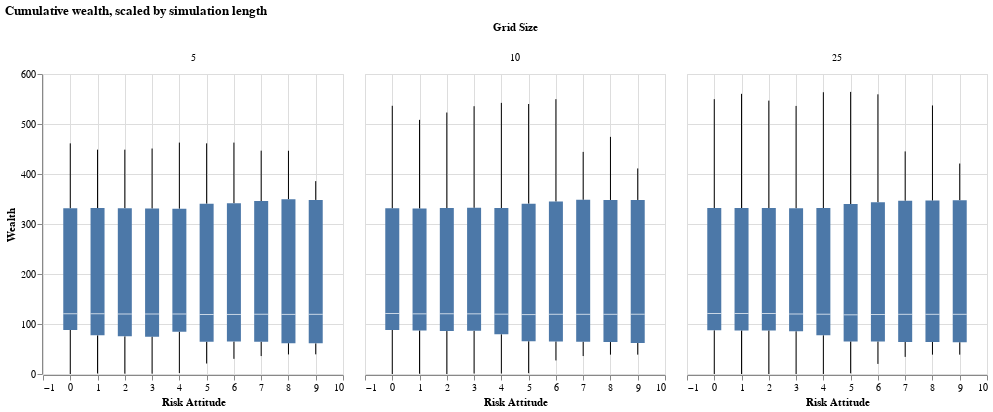

The cell this chart's notebook holds for it:
### Code cell
alt.Chart(agents_last_round_df).mark_boxplot(extent="min-max").encode(
    x=alt.X("risk_attitude", title="Risk Attitude"),
    y=alt.X("scaled_points", title="Wealth"),
).facet(column=alt.Column("grid_size", title="Grid Size")).properties(title="Cumulative wealth, scaled by simulation length")

### Figure 1 — Vega specification as saved in the notebook (floating-point values rounded to 4 significant figures)
{"$schema": "https://vega.github.io/schema/vega/v5.json", "data": [{"name": "source_0", "values": [{"risk_attitude": 0, "grid_size": 5, "lower_box_scaled_points": 88.06, "upper_box_scaled_points": 331.3, "mid_box_scaled_points": 120.5, "lower_whisker_scaled_points": 0.0, "upper_whisker_scaled_points": 461.3}, {"risk_attitude": 5, "grid_size": 5, "lower_box_scaled_points": 64.72, "upper_box_scaled_points": 340.6, "mid_box_scaled_points": 119.0, "lower_whisker_scaled_points": 20.97, "upper_whisker_scaled_points": 461.3}, {"risk_attitude": 8, "grid_size": 5, "lower_box_scaled_points": 61.69, "upper_box_scaled_points": 349.7, "mid_box_scaled_points": 119.2, "lower_whisker_scaled_points": 39.13, "upper_whisker_scaled_points": 446.5}, {"risk_attitude": 6, "grid_size": 5, "lower_box_scaled_points": 64.85, "upper_box_scaled_points": 341.6, "mid_box_scaled_points": 119.1, "lower_whisker_scaled_points": 30.34, "upper_whisker_scaled_points": 462.8}, {"risk_attitude": 1, "grid_size": 5, "lower_box_scaled_points": 77.3, "upper_box_scaled_points": 331.9, "mid_box_scaled_points": 120.5, "lower_whisker_scaled_points": 0.9434, "upper_whisker_scaled_points": 448.7}, {"risk_attitude": 2, "grid_size": 5, "lower_box_scaled_points": 75.25, "upper_box_scaled_points": 331.6, "mid_box_scaled_points": 120.0, "lower_whisker_scaled_points": 0.6522, "upper_whisker_scaled_points": 448.7}, {"risk_attitude": 7, "grid_size": 5, "lower_box_scaled_points": 64.52, "upper_box_scaled_points": 345.8, "mid_box_scaled_points": 119.5, "lower_whisker_scaled_points": 35.85, "upper_whisker_scaled_points": 446.7}, {"risk_attitude": 4, "grid_size": 5, "lower_box_scaled_points": 84.5, "upper_box_scaled_points": 330.6, "mid_box_scaled_points": 120.0, "lower_whisker_scaled_points": 1.935, "upper_whisker_scaled_points": 462.8}, {"risk_attitude": 3, "grid_size": 5, "lower_box_scaled_points": 74.74, "upper_box_scaled_points": 331.0, "mid_box_scaled_points": 120.0, "lower_whisker_scaled_points": 0.6522, "upper_whisker_scaled_points": 451.0}, {"risk_attitude": 9, "grid_size": 5, "lower_box_scaled_points": 61.29, "upper_box_scaled_points": 348.1, "mid_box_scaled_points": 119.4, "lower_whisker_scaled_points": 39.32, "upper_whisker_scaled_points": 385.7}, {"risk_attitude": 2, "grid_size": 10, "lower_box_scaled_points": 85.89, "upper_box_scaled_points": 331.9, "mid_box_scaled_points": 120.5, "lower_whisker_scaled_points": 0.0, "upper_whisker_scaled_points": 523.0}, {"risk_attitude": 8, "grid_size": 10, "lower_box_scaled_points": 63.87, "upper_box_scaled_points": 348.0, "mid_box_scaled_points": 119.4, "lower_whisker_scaled_points": 38.71, "upper_whisker_scaled_points": 474.3}, {"risk_attitude": 7, "grid_size": 10, "lower_box_scaled_points": 64.52, "upper_box_scaled_points": 348.4, "mid_box_scaled_points": 119.4, "lower_whisker_scaled_points": 35.9, "upper_whisker_scaled_points": 444.2}, {"risk_attitude": 0, "grid_size": 10, "lower_box_scaled_points": 88.06, "upper_box_scaled_points": 331.4, "mid_box_scaled_points": 121.0, "lower_whisker_scaled_points": 0.0, "upper_whisker_scaled_points": 536.5}, {"risk_attitude": 6, "grid_size": 10, "lower_box_scaled_points": 65.15, "upper_box_scaled_points": 344.9, "mid_box_scaled_points": 119.5, "lower_whisker_scaled_points": 27.1, "upper_whisker_scaled_points": 549.7}, {"risk_attitude": 1, "grid_size": 10, "lower_box_scaled_points": 87.1, "upper_box_scaled_points": 331.0, "mid_box_scaled_points": 120.3, "lower_whisker_scaled_points": 0.4615, "upper_whisker_scaled_points": 508.3}, {"risk_attitude": 5, "grid_size": 10, "lower_box_scaled_points": 65.48, "upper_box_scaled_points": 340.6, "mid_box_scaled_points": 118.9, "lower_whisker_scaled_points": 1.613, "upper_whisker_scaled_points": 540.0}, {"risk_attitude": 9, "grid_size": 10, "lower_box_scaled_points": 61.94, "upper_box_scaled_points": 348.1, "mid_box_scaled_points": 119.5, "lower_whisker_scaled_points": 38.71, "upper_whisker_scaled_points": 411.1}, {"risk_attitude": 4, "grid_size": 10, "lower_box_scaled_points": 79.35, "upper_box_scaled_points": 332.0, "mid_box_scaled_points": 119.7, "lower_whisker_scaled_points": 0.9677, "upper_whisker_scaled_points": 542.3}, {"risk_attitude": 3, "grid_size": 10, "lower_box_scaled_points": 86.29, "upper_box_scaled_points": 332.3, "mid_box_scaled_points": 120.3, "lower_whisker_scaled_points": 0.9524, "upper_whisker_scaled_points": 535.6}, {"risk_attitude": 6, "grid_size": 25, "lower_box_scaled_points": 65.16, "upper_box_scaled_points": 343.5, "mid_box_scaled_points": 119.0, "lower_whisker_scaled_points": 20.17, "upper_whisker_scaled_points": 559.4}, {"risk_attitude": 9, "grid_size": 25, "lower_box_scaled_points": 63.55, "upper_box_scaled_points": 347.4, "mid_box_scaled_points": 119.4, "lower_whisker_scaled_points": 38.71, "upper_whisker_scaled_points": 421.0}, {"risk_attitude": 1, "grid_size": 25, "lower_box_scaled_points": 87.1, "upper_box_scaled_points": 331.9, "mid_box_scaled_points": 121.0, "lower_whisker_scaled_points": 0.0, "upper_whisker_scaled_points": 560.3}, {"risk_attitude": 8, "grid_size": 25, "lower_box_scaled_points": 64.19, "upper_box_scaled_points": 346.8, "mid_box_scaled_points": 119.4, "lower_whisker_scaled_points": 38.71, "upper_whisker_scaled_points": 537.1}, {"risk_attitude": 5, "grid_size": 25, "lower_box_scaled_points": 65.16, "upper_box_scaled_points": 340.0, "mid_box_scaled_points": 118.4, "lower_whisker_scaled_points": 1.29, "upper_whisker_scaled_points": 564.2}, {"risk_attitude": 7, "grid_size": 25, "lower_box_scaled_points": 64.19, "upper_box_scaled_points": 346.5, "mid_box_scaled_points": 119.4, "lower_whisker_scaled_points": 34.19, "upper_whisker_scaled_points": 445.2}, {"risk_attitude": 3, "grid_size": 25, "lower_box_scaled_points": 85.48, "upper_box_scaled_points": 331.6, "mid_box_scaled_points": 120.0, "lower_whisker_scaled_points": 0.0, "upper_whisker_scaled_points": 536.1}, {"risk_attitude": 4, "grid_size": 25, "lower_box_scaled_points": 77.42, "upper_box_scaled_points": 331.9, "mid_box_scaled_points": 119.6, "lower_whisker_scaled_points": 0.0, "upper_whisker_scaled_points": 563.5}, {"risk_attitude": 0, "grid_size": 25, "lower_box_scaled_points": 87.38, "upper_box_scaled_points": 331.9, "mid_box_scaled_points": 121.0, "lower_whisker_scaled_points": 0.0, "upper_whisker_scaled_points": 549.7}, {"risk_attitude": 2, "grid_size": 25, "lower_box_scaled_points": 87.1, "upper_box_scaled_points": 331.9, "mid_box_scaled_points": 121.0, "lower_whisker_scaled_points": 0.0, "upper_whisker_scaled_points": 546.8}]}, {"name": "column_domain", "values": [{"grid_size": 5, "count": 10}, {"grid_size": 10, "count": 10}, {"grid_size": 25, "count": 10}]}, {"name": "data_1", "values": [{"lower_box_scaled_points": 88.06, "lower_whisker_scaled_points": 0.0, "risk_attitude": 0}, {"lower_box_scaled_points": 64.72, "lower_whisker_scaled_points": 20.97, "risk_attitude": 5}, {"lower_box_scaled_points": 61.69, "lower_whisker_scaled_points": 39.13, "risk_attitude": 8}, {"lower_box_scaled_points": 64.85, "lower_whisker_scaled_points": 30.34, "risk_attitude": 6}, {"lower_box_scaled_points": 77.3, "lower_whisker_scaled_points": 0.9434, "risk_attitude": 1}, {"lower_box_scaled_points": 75.25, "lower_whisker_scaled_points": 0.6522, "risk_attitude": 2}, {"lower_box_scaled_points": 64.52, "lower_whisker_scaled_points": 35.85, "risk_attitude": 7}, {"lower_box_scaled_points": 84.5, "lower_whisker_scaled_points": 1.935, "risk_attitude": 4}, {"lower_box_scaled_points": 74.74, "lower_whisker_scaled_points": 0.6522, "risk_attitude": 3}, {"lower_box_scaled_points": 61.29, "lower_whisker_scaled_points": 39.32, "risk_attitude": 9}, {"lower_box_scaled_points": 85.89, "lower_whisker_scaled_points": 0.0, "risk_attitude": 2}, {"lower_box_scaled_points": 63.87, "lower_whisker_scaled_points": 38.71, "risk_attitude": 8}, {"lower_box_scaled_points": 64.52, "lower_whisker_scaled_points": 35.9, "risk_attitude": 7}, {"lower_box_scaled_points": 88.06, "lower_whisker_scaled_points": 0.0, "risk_attitude": 0}, {"lower_box_scaled_points": 65.15, "lower_whisker_scaled_points": 27.1, "risk_attitude": 6}, {"lower_box_scaled_points": 87.1, "lower_whisker_scaled_points": 0.4615, "risk_attitude": 1}, {"lower_box_scaled_points": 65.48, "lower_whisker_scaled_points": 1.613, "risk_attitude": 5}, {"lower_box_scaled_points": 61.94, "lower_whisker_scaled_points": 38.71, "risk_attitude": 9}, {"lower_box_scaled_points": 79.35, "lower_whisker_scaled_points": 0.9677, "risk_attitude": 4}, {"lower_box_scaled_points": 86.29, "lower_whisker_scaled_points": 0.9524, "risk_attitude": 3}, {"lower_box_scaled_points": 65.16, "lower_whisker_scaled_points": 20.17, "risk_attitude": 6}, {"lower_box_scaled_points": 63.55, "lower_whisker_scaled_points": 38.71, "risk_attitude": 9}, {"lower_box_scaled_points": 87.1, "lower_whisker_scaled_points": 0.0, "risk_attitude": 1}, {"lower_box_scaled_points": 64.19, "lower_whisker_scaled_points": 38.71, "risk_attitude": 8}, {"lower_box_scaled_points": 65.16, "lower_whisker_scaled_points": 1.29, "risk_attitude": 5}, {"lower_box_scaled_points": 64.19, "lower_whisker_scaled_points": 34.19, "risk_attitude": 7}, {"lower_box_scaled_points": 85.48, "lower_whisker_scaled_points": 0.0, "risk_attitude": 3}, {"lower_box_scaled_points": 77.42, "lower_whisker_scaled_points": 0.0, "risk_attitude": 4}, {"lower_box_scaled_points": 87.38, "lower_whisker_scaled_points": 0.0, "risk_attitude": 0}, {"lower_box_scaled_points": 87.1, "lower_whisker_scaled_points": 0.0, "risk_attitude": 2}]}, {"name": "data_2", "values": [{"risk_attitude": 0, "upper_box_scaled_points": 331.3, "upper_whisker_scaled_points": 461.3}, {"risk_attitude": 5, "upper_box_scaled_points": 340.6, "upper_whisker_scaled_points": 461.3}, {"risk_attitude": 8, "upper_box_scaled_points": 349.7, "upper_whisker_scaled_points": 446.5}, {"risk_attitude": 6, "upper_box_scaled_points": 341.6, "upper_whisker_scaled_points": 462.8}, {"risk_attitude": 1, "upper_box_scaled_points": 331.9, "upper_whisker_scaled_points": 448.7}, {"risk_attitude": 2, "upper_box_scaled_points": 331.6, "upper_whisker_scaled_points": 448.7}, {"risk_attitude": 7, "upper_box_scaled_points": 345.8, "upper_whisker_scaled_points": 446.7}, {"risk_attitude": 4, "upper_box_scaled_points": 330.6, "upper_whisker_scaled_points": 462.8}, {"risk_attitude": 3, "upper_box_scaled_points": 331.0, "upper_whisker_scaled_points": 451.0}, {"risk_attitude": 9, "upper_box_scaled_points": 348.1, "upper_whisker_scaled_points": 385.7}, {"risk_attitude": 2, "upper_box_scaled_points": 331.9, "upper_whisker_scaled_points": 523.0}, {"risk_attitude": 8, "upper_box_scaled_points": 348.0, "upper_whisker_scaled_points": 474.3}, {"risk_attitude": 7, "upper_box_scaled_points": 348.4, "upper_whisker_scaled_points": 444.2}, {"risk_attitude": 0, "upper_box_scaled_points": 331.4, "upper_whisker_scaled_points": 536.5}, {"risk_attitude": 6, "upper_box_scaled_points": 344.9, "upper_whisker_scaled_points": 549.7}, {"risk_attitude": 1, "upper_box_scaled_points": 331.0, "upper_whisker_scaled_points": 508.3}, {"risk_attitude": 5, "upper_box_scaled_points": 340.6, "upper_whisker_scaled_points": 540.0}, {"risk_attitude": 9, "upper_box_scaled_points": 348.1, "upper_whisker_scaled_points": 411.1}, {"risk_attitude": 4, "upper_box_scaled_points": 332.0, "upper_whisker_scaled_points": 542.3}, {"risk_attitude": 3, "upper_box_scaled_points": 332.3, "upper_whisker_scaled_points": 535.6}, {"risk_attitude": 6, "upper_box_scaled_points": 343.5, "upper_whisker_scaled_points": 559.4}, {"risk_attitude": 9, "upper_box_scaled_points": 347.4, "upper_whisker_scaled_points": 421.0}, {"risk_attitude": 1, "upper_box_scaled_points": 331.9, "upper_whisker_scaled_points": 560.3}, {"risk_attitude": 8, "upper_box_scaled_points": 346.8, "upper_whisker_scaled_points": 537.1}, {"risk_attitude": 5, "upper_box_scaled_points": 340.0, "upper_whisker_scaled_points": 564.2}, {"risk_attitude": 7, "upper_box_scaled_points": 346.5, "upper_whisker_scaled_points": 445.2}, {"risk_attitude": 3, "upper_box_scaled_points": 331.6, "upper_whisker_scaled_points": 536.1}, {"risk_attitude": 4, "upper_box_scaled_points": 331.9, "upper_whisker_scaled_points": 563.5}, {"risk_attitude": 0, "upper_box_scaled_points": 331.9, "upper_whisker_scaled_points": 549.7}, {"risk_attitude": 2, "upper_box_scaled_points": 331.9, "upper_whisker_scaled_points": 546.8}]}, {"name": "data_3", "values": [{"lower_box_scaled_points": 88.06, "risk_attitude": 0, "upper_box_scaled_points": 331.3}, {"lower_box_scaled_points": 64.72, "risk_attitude": 5, "upper_box_scaled_points": 340.6}, {"lower_box_scaled_points": 61.69, "risk_attitude": 8, "upper_box_scaled_points": 349.7}, {"lower_box_scaled_points": 64.85, "risk_attitude": 6, "upper_box_scaled_points": 341.6}, {"lower_box_scaled_points": 77.3, "risk_attitude": 1, "upper_box_scaled_points": 331.9}, {"lower_box_scaled_points": 75.25, "risk_attitude": 2, "upper_box_scaled_points": 331.6}, {"lower_box_scaled_points": 64.52, "risk_attitude": 7, "upper_box_scaled_points": 345.8}, {"lower_box_scaled_points": 84.5, "risk_attitude": 4, "upper_box_scaled_points": 330.6}, {"lower_box_scaled_points": 74.74, "risk_attitude": 3, "upper_box_scaled_points": 331.0}, {"lower_box_scaled_points": 61.29, "risk_attitude": 9, "upper_box_scaled_points": 348.1}, {"lower_box_scaled_points": 85.89, "risk_attitude": 2, "upper_box_scaled_points": 331.9}, {"lower_box_scaled_points": 63.87, "risk_attitude": 8, "upper_box_scaled_points": 348.0}, {"lower_box_scaled_points": 64.52, "risk_attitude": 7, "upper_box_scaled_points": 348.4}, {"lower_box_scaled_points": 88.06, "risk_attitude": 0, "upper_box_scaled_points": 331.4}, {"lower_box_scaled_points": 65.15, "risk_attitude": 6, "upper_box_scaled_points": 344.9}, {"lower_box_scaled_points": 87.1, "risk_attitude": 1, "upper_box_scaled_points": 331.0}, {"lower_box_scaled_points": 65.48, "risk_attitude": 5, "upper_box_scaled_points": 340.6}, {"lower_box_scaled_points": 61.94, "risk_attitude": 9, "upper_box_scaled_points": 348.1}, {"lower_box_scaled_points": 79.35, "risk_attitude": 4, "upper_box_scaled_points": 332.0}, {"lower_box_scaled_points": 86.29, "risk_attitude": 3, "upper_box_scaled_points": 332.3}, {"lower_box_scaled_points": 65.16, "risk_attitude": 6, "upper_box_scaled_points": 343.5}, {"lower_box_scaled_points": 63.55, "risk_attitude": 9, "upper_box_scaled_points": 347.4}, {"lower_box_scaled_points": 87.1, "risk_attitude": 1, "upper_box_scaled_points": 331.9}, {"lower_box_scaled_points": 64.19, "risk_attitude": 8, "upper_box_scaled_points": 346.8}, {"lower_box_scaled_points": 65.16, "risk_attitude": 5, "upper_box_scaled_points": 340.0}, {"lower_box_scaled_points": 64.19, "risk_attitude": 7, "upper_box_scaled_points": 346.5}, {"lower_box_scaled_points": 85.48, "risk_attitude": 3, "upper_box_scaled_points": 331.6}, {"lower_box_scaled_points": 77.42, "risk_attitude": 4, "upper_box_scaled_points": 331.9}, {"lower_box_scaled_points": 87.38, "risk_attitude": 0, "upper_box_scaled_points": 331.9}, {"lower_box_scaled_points": 87.1, "risk_attitude": 2, "upper_box_scaled_points": 331.9}]}, {"name": "data_4", "values": [{"mid_box_scaled_points": 120.5, "risk_attitude": 0}, {"mid_box_scaled_points": 119.0, "risk_attitude": 5}, {"mid_box_scaled_points": 119.2, "risk_attitude": 8}, {"mid_box_scaled_points": 119.1, "risk_attitude": 6}, {"mid_box_scaled_points": 120.5, "risk_attitude": 1}, {"mid_box_scaled_points": 120.0, "risk_attitude": 2}, {"mid_box_scaled_points": 119.5, "risk_attitude": 7}, {"mid_box_scaled_points": 120.0, "risk_attitude": 4}, {"mid_box_scaled_points": 120.0, "risk_attitude": 3}, {"mid_box_scaled_points": 119.4, "risk_attitude": 9}, {"mid_box_scaled_points": 120.5, "risk_attitude": 2}, {"mid_box_scaled_points": 119.4, "risk_attitude": 8}, {"mid_box_scaled_points": 119.4, "risk_attitude": 7}, {"mid_box_scaled_points": 121.0, "risk_attitude": 0}, {"mid_box_scaled_points": 119.5, "risk_attitude": 6}, {"mid_box_scaled_points": 120.3, "risk_attitude": 1}, {"mid_box_scaled_points": 118.9, "risk_attitude": 5}, {"mid_box_scaled_points": 119.5, "risk_attitude": 9}, {"mid_box_scaled_points": 119.7, "risk_attitude": 4}, {"mid_box_scaled_points": 120.3, "risk_attitude": 3}, {"mid_box_scaled_points": 119.0, "risk_attitude": 6}, {"mid_box_scaled_points": 119.4, "risk_attitude": 9}, {"mid_box_scaled_points": 121.0, "risk_attitude": 1}, {"mid_box_scaled_points": 119.4, "risk_attitude": 8}, {"mid_box_scaled_points": 118.4, "risk_attitude": 5}, {"mid_box_scaled_points": 119.4, "risk_attitude": 7}, {"mid_box_scaled_points": 120.0, "risk_attitude": 3}, {"mid_box_scaled_points": 119.6, "risk_attitude": 4}, {"mid_box_scaled_points": 121.0, "risk_attitude": 0}, {"mid_box_scaled_points": 121.0, "risk_attitude": 2}]}], "signals": [{"name": "child_width", "value": 300}, {"name": "child_height", "value": 300}], "marks": [{"type": "group", "name": "column-title", "title": {"text": "Grid Size", "offset": 10, "style": "guide-title"}, "role": "column-title"}, {"type": "group", "name": "row_header", "encode": {"update": {"height": {"signal": "child_height"}}}, "axes": [{"scale": "y", "orient": "left", "title": "Wealth", "labelOverlap": true, "zindex": 0, "grid": false, "tickCount": {"signal": "ceil(child_height/40)"}}], "role": "row-header"}, {"type": "group", "name": "column_header", "from": {"data": "column_domain"}, "sort": {"field": "datum[\"grid_size\"]", "order": "ascending"}, "encode": {"update": {"width": {"signal": "child_width"}}}, "title": {"text": {"signal": "format(parent[\"grid_size\"], \"\")"}, "style": "guide-label", "frame": "group", "offset": 10}, "role": "column-header"}, {"type": "group", "name": "column_footer", "from": {"data": "column_domain"}, "sort": {"field": "datum[\"grid_size\"]", "order": "ascending"}, "encode": {"update": {"width": {"signal": "child_width"}}}, "axes": [{"scale": "x", "labelOverlap": true, "tickCount": {"signal": "ceil(child_width/40)"}, "zindex": 0, "labelFlush": true, "title": "Risk Attitude", "grid": false, "orient": "bottom"}], "role": "column-footer"}, {"type": "group", "name": "cell", "from": {"facet": {"data": "source_0", "name": "facet", "groupby": ["grid_size"]}}, "sort": {"field": ["datum[\"grid_size\"]"], "order": ["ascending"]}, "encode": {"update": {"width": {"signal": "child_width"}, "height": {"signal": "child_height"}}}, "data": [{"name": "data_0", "source": "facet", "transform": [{"type": "filter", "expr": "isValid(datum[\"risk_attitude\"]) && isFinite(+datum[\"risk_attitude\"]) && isValid(datum[\"lower_whisker_scaled_points\"]) && isFinite(+datum[\"lower_whisker_scaled_points\"])"}, {"type": "project", "fields": ["lower_box_scaled_points", "lower_whisker_scaled_points", "mid_box_scaled_points", "risk_attitude", "upper_box_scaled_points", "upper_whisker_scaled_points"]}]}, {"name": "data_1", "source": "facet", "transform": [{"type": "filter", "expr": "isValid(datum[\"risk_attitude\"]) && isFinite(+datum[\"risk_attitude\"]) && isValid(datum[\"upper_box_scaled_points\"]) && isFinite(+datum[\"upper_box_scaled_points\"])"}, {"type": "project", "fields": ["lower_box_scaled_points", "lower_whisker_scaled_points", "mid_box_scaled_points", "risk_attitude", "upper_box_scaled_points", "upper_whisker_scaled_points"]}]}, {"name": "data_2", "source": "facet", "transform": [{"type": "filter", "expr": "isValid(datum[\"risk_attitude\"]) && isFinite(+datum[\"risk_attitude\"]) && isValid(datum[\"lower_box_scaled_points\"]) && isFinite(+datum[\"lower_box_scaled_points\"])"}, {"type": "project", "fields": ["lower_box_scaled_points", "lower_whisker_scaled_points", "mid_box_scaled_points", "risk_attitude", "upper_box_scaled_points", "upper_whisker_scaled_points"]}]}, {"name": "data_3", "source": "facet", "transform": [{"type": "filter", "expr": "isValid(datum[\"risk_attitude\"]) && isFinite(+datum[\"risk_attitude\"]) && isValid(datum[\"mid_box_scaled_points\"]) && isFinite(+datum[\"mid_box_scaled_points\"])"}, {"type": "project", "fields": ["lower_box_scaled_points", "lower_whisker_scaled_points", "mid_box_scaled_points", "risk_attitude", "upper_box_scaled_points", "upper_whisker_scaled_points"]}]}], "marks": [{"type": "rule", "name": "child_layer_0_marks", "from": {"data": "data_0"}, "encode": {"update": {"y": {"field": "lower_whisker_scaled_points", "scale": "y"}, "stroke": {"value": "black"}, "tooltip": {"signal": "{\"Max of Wealth\": format(datum[\"upper_whisker_scaled_points\"], \"\"), \"Q3 of Wealth\": format(datum[\"upper_box_scaled_points\"], \"\"), \"Median of Wealth\": format(datum[\"mid_box_scaled_points\"], \"\"), \"Q1 of Wealth\": format(datum[\"lower_box_scaled_points\"], \"\"), \"Min of Wealth\": format(datum[\"lower_whisker_scaled_points\"], \"\"), \"Risk Attitude\": format(datum[\"risk_attitude\"], \"\")}"}, "x": {"field": "risk_attitude", "scale": "x"}, "y2": {"field": "lower_box_scaled_points", "scale": "y"}}}, "style": ["rule", "boxplot-rule"], "aria": false}, {"type": "rule", "name": "child_layer_1_marks", "from": {"data": "data_1"}, "encode": {"update": {"y": {"field": "upper_box_scaled_points", "scale": "y"}, "x": {"field": "risk_attitude", "scale": "x"}, "tooltip": {"signal": "{\"Max of Wealth\": format(datum[\"upper_whisker_scaled_points\"], \"\"), \"Q3 of Wealth\": format(datum[\"upper_box_scaled_points\"], \"\"), \"Median of Wealth\": format(datum[\"mid_box_scaled_points\"], \"\"), \"Q1 of Wealth\": format(datum[\"lower_box_scaled_points\"], \"\"), \"Min of Wealth\": format(datum[\"lower_whisker_scaled_points\"], \"\"), \"Risk Attitude\": format(datum[\"risk_attitude\"], \"\")}"}, "stroke": {"value": "black"}, "y2": {"field": "upper_whisker_scaled_points", "scale": "y"}}}, "aria": false, "style": ["rule", "boxplot-rule"]}, {"type": "rect", "name": "child_layer_2_marks", "from": {"data": "data_2"}, "encode": {"update": {"y2": {"field": "upper_box_scaled_points", "scale": "y"}, "fill": {"value": "#4c78a8"}, "y": {"field": "lower_box_scaled_points", "scale": "y"}, "width": {"value": 14}, "xc": {"field": "risk_attitude", "scale": "x"}, "tooltip": {"signal": "{\"Max of Wealth\": format(datum[\"upper_whisker_scaled_points\"], \"\"), \"Q3 of Wealth\": format(datum[\"upper_box_scaled_points\"], \"\"), \"Median of Wealth\": format(datum[\"mid_box_scaled_points\"], \"\"), \"Q1 of Wealth\": format(datum[\"lower_box_scaled_points\"], \"\"), \"Min of Wealth\": format(datum[\"lower_whisker_scaled_points\"], \"\"), \"Risk Attitude\": format(datum[\"risk_attitude\"], \"\")}"}}}, "style": ["bar", "boxplot-box"]}, {"type": "rect", "name": "child_layer_3_marks", "from": {"data": "data_3"}, "encode": {"update": {"height": {"value": 1}, "opacity": {"value": 0.7}, "yc": {"field": "mid_box_scaled_points", "scale": "y"}, "width": {"value": 14}, "fill": [{"value": "#4c78a8", "test": "datum['lower_box_scaled_points'] >= datum['upper_box_scaled_points']"}, {"value": "white"}], "tooltip": {"signal": "{\"Max of Wealth\": format(datum[\"upper_whisker_scaled_points\"], \"\"), \"Q3 of Wealth\": format(datum[\"upper_box_scaled_points\"], \"\"), \"Median of Wealth\": format(datum[\"mid_box_scaled_points\"], \"\"), \"Q1 of Wealth\": format(datum[\"lower_box_scaled_points\"], \"\"), \"Min of Wealth\": format(datum[\"lower_whisker_scaled_points\"], \"\"), \"Risk Attitude\": format(datum[\"risk_attitude\"], \"\")}"}, "xc": {"field": "risk_attitude", "scale": "x"}}}, "aria": false, "style": ["tick", "boxplot-median"]}], "axes": [{"scale": "x", "grid": true, "minExtent": 0, "gridScale": "y", "zindex": 0, "ticks": false, "domain": false, "labels": false, "tickCount": {"signal": "ceil(child_width/40)"}, "maxExtent": 0, "orient": "bottom", "aria": false}, {"scale": "y", "orient": "left", "domain": false, "maxExtent": 0, "ticks": false, "minExtent": 0, "zindex": 0, "grid": true, "tickCount": {"signal": "ceil(child_height/40)"}, "gridScale": "x", "aria": false, "labels": false}], "style": "cell"}], "scales": [{"name": "x", "type": "linear", "domain": {"fields": [{"data": "data_1", "field": "risk_attitude"}, {"data": "data_2", "field": "risk_attitude"}, {"data": "data_3", "field": "risk_attitude"}, {"data": "data_4", "field": "risk_attitude"}]}, "range": [0, {"signal": "child_width"}], "padding": 5, "nice": true, "zero": true}, {"name": "y", "type": "linear", "domain": {"fields": [{"data": "data_1", "field": "lower_whisker_scaled_points"}, {"data": "data_1", "field": "lower_box_scaled_points"}, {"data": "data_2", "field": "upper_box_scaled_points"}, {"data": "data_2", "field": "upper_whisker_scaled_points"}, {"data": "data_3", "field": "lower_box_scaled_points"}, {"data": "data_3", "field": "upper_box_scaled_points"}, {"data": "data_4", "field": "mid_box_scaled_points"}]}, "range": [{"signal": "child_height"}, 0], "nice": true, "zero": true}], "title": {"text": "Cumulative wealth, scaled by simulation length", "anchor": "start"}, "padding": 5, "background": "white", "layout": {"padding": 20, "offset": {"columnTitle": 10}, "columns": {"signal": "length(data('column_domain'))"}, "bounds": "full", "align": "all"}}
